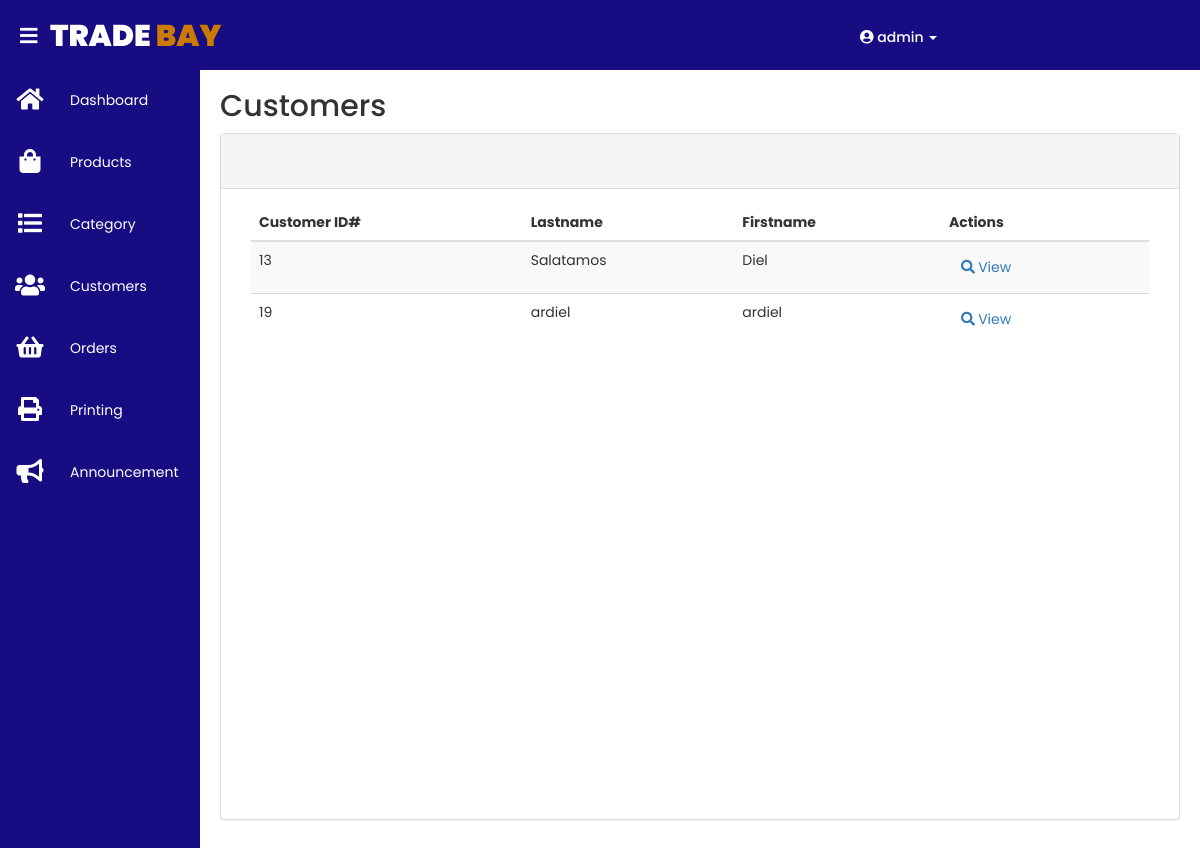
The app's page /admin/customer.php (signed in), older data.
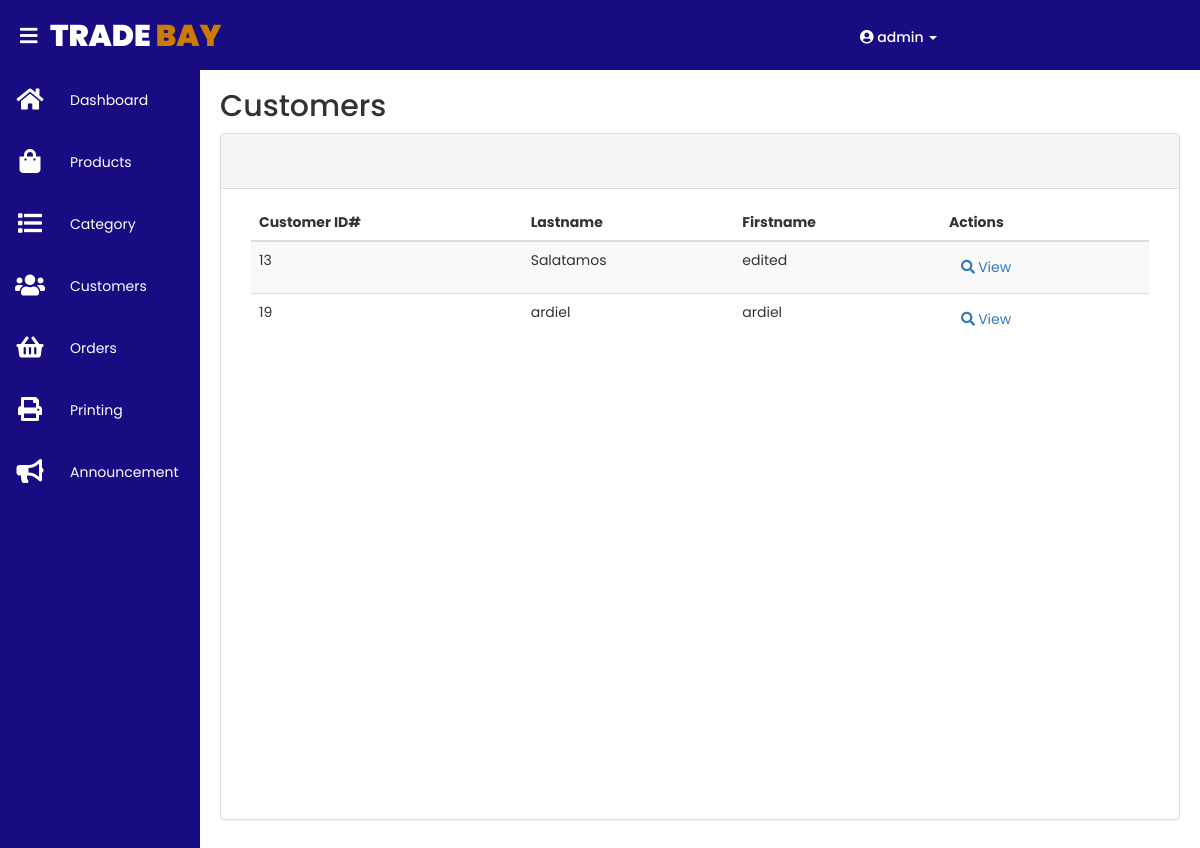
The same page, newer data.
### tables this page shows
CREATE TABLE `customer_tbl` (
  `customer_id` int(10) NOT NULL,
  `customer_fname` varchar(25) NOT NULL,
  `customer_lname` varchar(25) NOT NULL,
  `house_no` int(10) NOT NULL,
  `barangay` varchar(25) NOT NULL,
  `city` varchar(25) NOT NULL,
  `province` varchar(25) NOT NULL,
  `customer_email` varchar(50) NOT NULL,
  `customer_phonenumber` varchar(15) NOT NULL,
  `date_created` timestamp NOT NULL DEFAULT current_timestamp() ON UPDATE current_timestamp(),
  `account_id` int(10) NOT NULL
);

### admin/customer.php (the view, shortened to what this page needs)
<?php
	include('../include/dbconnection.php');
	include('../include/header.php');
	include('../include/navbar.php');
	$query3 = "SELECT * FROM customer_tbl";
	$result3 = mysqli_query($db,$query3);
	$show_cust = mysqli_fetch_assoc($result3);
?>
	<div class="content">
		<div class="for_title">
			<h2>Customers</h2>
		</div>
		<div class="my_content">
			<div class="panel panel-default">
			  	<div class="panel-heading" style="height: 55px">
			  	</div>
			  	<div class="panel-body">
			  		<div class="container" style="width: 100%; height: 600px; overflow: auto;">
			  			<table id="example" class="table table-striped">
			  				<thead>
			  					<tr>
			  						<th>Customer ID#</th>
			  						<th>Lastname</th>
			  						<th>Firstname</th>
			  						<th>Actions</th>
			  					</tr>
			  				</thead>
			  				<tbody>
			  					<?php
			  						if (mysqli_num_rows($result3) ==0) {
			  							?>
			  								<tr>
			  									<td colspan="6" class="text-center">No Entry<td>
			  								</tr>
			  							<?php
			  						}
			  						else{
			  							do{
			  					?>
			  						<tr>
			  							<td><?php echo $show_cust['customer_id']; ?></td>
			  							<td><?php echo $show_cust['customer_lname']; ?></td>
			  							<td><?php echo $show_cust['customer_fname']; ?></td>
			  							<td>
			  								<form method="POST">
				  								<button type="submit" name="view" class="btn-sm btn-link view">
				  									<i class="fas fa-search"></i> <span class="actions">View</span>
				  								</button>
				  							</form>
			  							</td>
			  						</tr>
			  					<?php
			  							}while ($show_cust = mysqli_fetch_assoc($result3));
			  						}
			  					?>
			  				</tbody>
			  			</table>
			  		</div>
			  	</div>
			</div>
		</div>
	</div>

Row changes from the older to the newer data that the page shows:
changed customer_tbl "Salatamos": customer_fname "Diel" → "edited"
